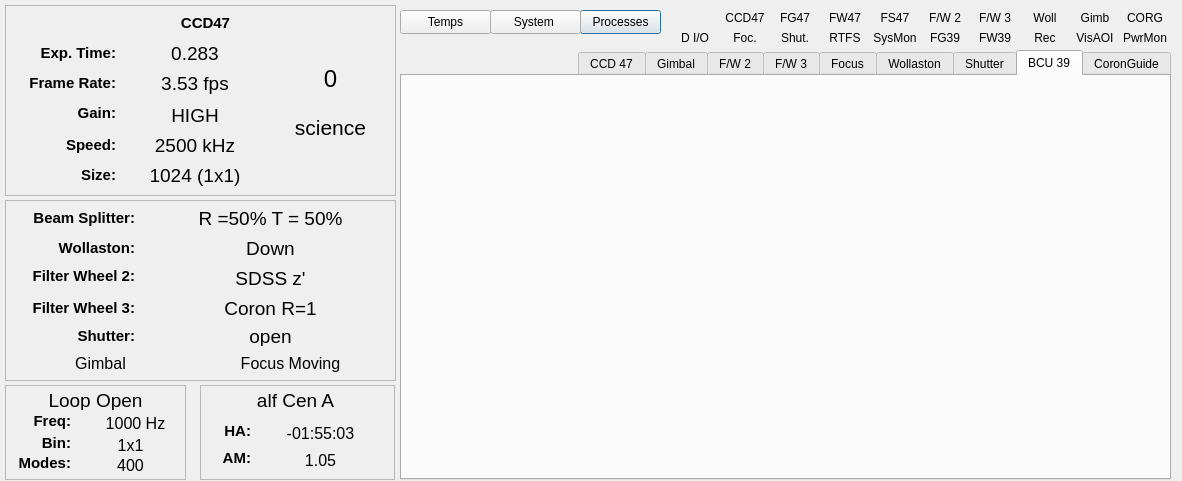
 <widget class="QDialog" name="VisAOEngGUI">
  <property name="geometry">
   <rect>
    <x>0</x>
    <y>0</y>
    <width>1182</width>
    <height>481</height>
   </rect>
  </property>
  <property name="windowTitle">
   <string>VisAO Engineering GUI</string>
  </property>
  <property name="windowIcon">
   <iconset resource="../visao.qrc">
    <normaloff>:/icons/Logo_4_square_64.jpg</normaloff>:/icons/Logo_4_square_64.jpg</iconset>
  </property>
  <property name="layoutDirection">
   <enum>Qt::RightToLeft</enum>
  </property>
  <widget class="QTabWidget" name="pages">
   <property name="geometry">
    <rect>
     <x>400</x>
     <y>50</y>
     <width>771</width>
     <height>430</height>
    </rect>
   </property>
   <property name="tabPosition">
    <enum>QTabWidget::North</enum>
   </property>
   <property name="tabShape">
    <enum>QTabWidget::Rounded</enum>
   </property>
   <property name="currentIndex">
    <number>1</number>
   </property>
   <widget class="VisAO::CoronGuideForm" name="coronGuideGUI">
    <attribute name="title">
     <string>CoronGuide</string>
    </attribute>
   </widget>
   <widget class="VisAO::BasicBCU39Form" name="bcu39GUI">
    <attribute name="title">
     <string>BCU 39</string>
    </attribute>
   </widget>
   <widget class="VisAO::ShutterForm" name="shutterGUI">
    <attribute name="title">
     <string>Shutter</string>
    </attribute>
   </widget>
   <widget class="VisAO::BasicWollastonLiftForm" name="wollastonGUI">
    <attribute name="title">
     <string>Wollaston</string>
    </attribute>
   </widget>
   <widget class="VisAO::BasicFocusStageForm" name="FocusGUI">
    <attribute name="title">
     <string>Focus</string>
    </attribute>
   </widget>
   <widget class="VisAO::BasicFilterWheelForm" name="filterWheel3">
    <attribute name="title">
     <string>F/W 3</string>
    </attribute>
   </widget>
   <widget class="VisAO::BasicFilterWheelForm" name="filterWheel2">
    <attribute name="title">
     <string>F/W 2</string>
    </attribute>
   </widget>
   <widget class="VisAO::BasicGimbalForm" name="GimbalGUI">
    <attribute name="title">
     <string>Gimbal</string>
    </attribute>
   </widget>
   <widget class="VisAO::BasicCCD47CtrlForm" name="ccd47GUI">
    <attribute name="title">
     <string>CCD 47</string>
    </attribute>
   </widget>
  </widget>
  <widget class="QPushButton" name="processesButton">
   <property name="geometry">
    <rect>
     <x>580</x>
     <y>10</y>
     <width>81</width>
     <height>24</height>
    </rect>
   </property>
   <property name="text">
    <string>Processes</string>
   </property>
  </widget>
  <widget class="QPushButton" name="sysmonDButton">
   <property name="geometry">
    <rect>
     <x>490</x>
     <y>10</y>
     <width>91</width>
     <height>24</height>
    </rect>
   </property>
   <property name="text">
    <string>System </string>
   </property>
  </widget>
  <widget class="QLabel" name="ccd47Status">
   <property name="enabled">
    <bool>true</bool>
   </property>
   <property name="geometry">
    <rect>
     <x>720</x>
     <y>10</y>
     <width>50</width>
     <height>16</height>
    </rect>
   </property>
   <property name="text">
    <string>CCD47</string>
   </property>
   <property name="alignment">
    <set>Qt::AlignCenter</set>
   </property>
  </widget>
  <widget class="QLabel" name="fg47Status">
   <property name="enabled">
    <bool>true</bool>
   </property>
   <property name="geometry">
    <rect>
     <x>770</x>
     <y>10</y>
     <width>50</width>
     <height>16</height>
    </rect>
   </property>
   <property name="text">
    <string>FG47</string>
   </property>
   <property name="alignment">
    <set>Qt::AlignCenter</set>
   </property>
  </widget>
  <widget class="QLabel" name="fw47Status">
   <property name="enabled">
    <bool>true</bool>
   </property>
   <property name="geometry">
    <rect>
     <x>820</x>
     <y>10</y>
     <width>50</width>
     <height>16</height>
    </rect>
   </property>
   <property name="text">
    <string>FW47</string>
   </property>
   <property name="alignment">
    <set>Qt::AlignCenter</set>
   </property>
  </widget>
  <widget class="QLabel" name="fs47Status">
   <property name="enabled">
    <bool>true</bool>
   </property>
   <property name="geometry">
    <rect>
     <x>870</x>
     <y>10</y>
     <width>50</width>
     <height>16</height>
    </rect>
   </property>
   <property name="text">
    <string>FS47</string>
   </property>
   <property name="alignment">
    <set>Qt::AlignCenter</set>
   </property>
  </widget>
  <widget class="QLabel" name="visaoiStatus">
   <property name="enabled">
    <bool>true</bool>
   </property>
   <property name="geometry">
    <rect>
     <x>1070</x>
     <y>30</y>
     <width>50</width>
     <height>16</height>
    </rect>
   </property>
   <property name="text">
    <string>VisAOI</string>
   </property>
   <property name="alignment">
    <set>Qt::AlignCenter</set>
   </property>
  </widget>
  <widget class="QLabel" name="fw2Status">
   <property name="enabled">
    <bool>true</bool>
   </property>
   <property name="geometry">
    <rect>
     <x>920</x>
     <y>10</y>
     <width>50</width>
     <height>16</height>
    </rect>
   </property>
   <property name="text">
    <string>F/W 2</string>
   </property>
   <property name="alignment">
    <set>Qt::AlignCenter</set>
   </property>
  </widget>
  <widget class="QLabel" name="fw3Status">
   <property name="enabled">
    <bool>true</bool>
   </property>
   <property name="geometry">
    <rect>
     <x>970</x>
     <y>10</y>
     <width>50</width>
     <height>16</height>
    </rect>
   </property>
   <property name="text">
    <string>F/W 3</string>
   </property>
   <property name="alignment">
    <set>Qt::AlignCenter</set>
   </property>
  </widget>
  <widget class="QLabel" name="dioStatus">
   <property name="enabled">
    <bool>true</bool>
   </property>
   <property name="geometry">
    <rect>
     <x>670</x>
     <y>30</y>
     <width>50</width>
     <height>16</height>
    </rect>
   </property>
   <property name="text">
    <string>D I/O</string>
   </property>
   <property name="alignment">
    <set>Qt::AlignCenter</set>
   </property>
  </widget>
  <widget class="QLabel" name="shutStatus">
   <property name="enabled">
    <bool>true</bool>
   </property>
   <property name="geometry">
    <rect>
     <x>770</x>
     <y>30</y>
     <width>50</width>
     <height>16</height>
    </rect>
   </property>
   <property name="text">
    <string>Shut.</string>
   </property>
   <property name="alignment">
    <set>Qt::AlignCenter</set>
   </property>
  </widget>
  <widget class="QLabel" name="focStatus">
   <property name="enabled">
    <bool>true</bool>
   </property>
   <property name="geometry">
    <rect>
     <x>720</x>
     <y>30</y>
     <width>50</width>
     <height>16</height>
    </rect>
   </property>
   <property name="text">
    <string>Foc.</string>
   </property>
   <property name="alignment">
    <set>Qt::AlignCenter</set>
   </property>
  </widget>
  <widget class="QLabel" name="sysmonStatus">
   <property name="enabled">
    <bool>true</bool>
   </property>
   <property name="geometry">
    <rect>
     <x>870</x>
     <y>30</y>
     <width>50</width>
     <height>16</height>
    </rect>
   </property>
   <property name="text">
    <string>SysMon</string>
   </property>
   <property name="alignment">
    <set>Qt::AlignCenter</set>
   </property>
  </widget>
  <widget class="QLabel" name="fg39Status">
   <property name="enabled">
    <bool>true</bool>
   </property>
   <property name="geometry">
    <rect>
     <x>920</x>
     <y>30</y>
     <width>50</width>
     <height>16</height>
    </rect>
   </property>
   <property name="text">
    <string>FG39</string>
   </property>
   <property name="alignment">
    <set>Qt::AlignCenter</set>
   </property>
  </widget>
  <widget class="QLabel" name="fw39Status">
   <property name="enabled">
    <bool>true</bool>
   </property>
   <property name="geometry">
    <rect>
     <x>970</x>
     <y>30</y>
     <width>50</width>
     <height>16</height>
    </rect>
   </property>
   <property name="text">
    <string>FW39</string>
   </property>
   <property name="alignment">
    <set>Qt::AlignCenter</set>
   </property>
  </widget>
  <widget class="QLabel" name="recStatus">
   <property name="enabled">
    <bool>true</bool>
   </property>
   <property name="geometry">
    <rect>
     <x>1020</x>
     <y>30</y>
     <width>50</width>
     <height>16</height>
    </rect>
   </property>
   <property name="text">
    <string>Rec</string>
   </property>
   <property name="alignment">
    <set>Qt::AlignCenter</set>
   </property>
  </widget>
  <widget class="QLabel" name="pwrmonStatus">
   <property name="enabled">
    <bool>true</bool>
   </property>
   <property name="geometry">
    <rect>
     <x>1120</x>
     <y>30</y>
     <width>50</width>
     <height>16</height>
    </rect>
   </property>
   <property name="text">
    <string>PwrMon</string>
   </property>
   <property name="alignment">
    <set>Qt::AlignCenter</set>
   </property>
  </widget>
  <widget class="QLabel" name="wollStatus">
   <property name="enabled">
    <bool>true</bool>
   </property>
   <property name="geometry">
    <rect>
     <x>1020</x>
     <y>10</y>
     <width>50</width>
     <height>16</height>
    </rect>
   </property>
   <property name="text">
    <string>Woll</string>
   </property>
   <property name="alignment">
    <set>Qt::AlignCenter</set>
   </property>
  </widget>
  <widget class="QLabel" name="rtfsStatus">
   <property name="enabled">
    <bool>true</bool>
   </property>
   <property name="geometry">
    <rect>
     <x>820</x>
     <y>30</y>
     <width>50</width>
     <height>16</height>
    </rect>
   </property>
   <property name="text">
    <string>RTFS</string>
   </property>
   <property name="alignment">
    <set>Qt::AlignCenter</set>
   </property>
  </widget>
  <widget class="QLabel" name="gimbalStatus">
   <property name="enabled">
    <bool>true</bool>
   </property>
   <property name="geometry">
    <rect>
     <x>1070</x>
     <y>10</y>
     <width>50</width>
     <height>16</height>
    </rect>
   </property>
   <property name="text">
    <string>Gimb</string>
   </property>
   <property name="alignment">
    <set>Qt::AlignCenter</set>
   </property>
  </widget>
  <widget class="QPushButton" name="tempmonButton">
   <property name="geometry">
    <rect>
     <x>400</x>
     <y>10</y>
     <width>91</width>
     <height>24</height>
    </rect>
   </property>
   <property name="text">
    <string>Temps</string>
   </property>
  </widget>
  <widget class="QFrame" name="frame">
   <property name="geometry">
    <rect>
     <x>5</x>
     <y>5</y>
     <width>391</width>
     <height>191</height>
    </rect>
   </property>
   <property name="frameShape">
    <enum>QFrame::StyledPanel</enum>
   </property>
   <property name="frameShadow">
    <enum>QFrame::Raised</enum>
   </property>
   <widget class="QLabel" name="ccd47_saving">
    <property name="enabled">
     <bool>true</bool>
    </property>
    <property name="geometry">
     <rect>
      <x>270</x>
      <y>60</y>
      <width>111</width>
      <height>31</height>
     </rect>
    </property>
    <property name="font">
     <font>
      <pointsize>18</pointsize>
     </font>
    </property>
    <property name="text">
     <string>0</string>
    </property>
    <property name="alignment">
     <set>Qt::AlignHCenter|Qt::AlignTop</set>
    </property>
    <property name="wordWrap">
     <bool>true</bool>
    </property>
   </widget>
   <widget class="QLabel" name="ccd47imtype">
    <property name="enabled">
     <bool>true</bool>
    </property>
    <property name="geometry">
     <rect>
      <x>270</x>
      <y>110</y>
      <width>111</width>
      <height>31</height>
     </rect>
    </property>
    <property name="font">
     <font>
      <pointsize>16</pointsize>
     </font>
    </property>
    <property name="text">
     <string>science</string>
    </property>
    <property name="alignment">
     <set>Qt::AlignHCenter|Qt::AlignTop</set>
    </property>
    <property name="wordWrap">
     <bool>true</bool>
    </property>
   </widget>
   <widget class="QLabel" name="ccd47Section">
    <property name="enabled">
     <bool>true</bool>
    </property>
    <property name="geometry">
     <rect>
      <x>10</x>
      <y>10</y>
      <width>381</width>
      <height>16</height>
     </rect>
    </property>
    <property name="font">
     <font>
      <pointsize>11</pointsize>
      <weight>75</weight>
      <bold>true</bold>
     </font>
    </property>
    <property name="text">
     <string>CCD47</string>
    </property>
    <property name="alignment">
     <set>Qt::AlignCenter</set>
    </property>
   </widget>
   <widget class="QLabel" name="ccd47gain_lab">
    <property name="enabled">
     <bool>true</bool>
    </property>
    <property name="geometry">
     <rect>
      <x>10</x>
      <y>100</y>
      <width>101</width>
      <height>16</height>
     </rect>
    </property>
    <property name="font">
     <font>
      <pointsize>11</pointsize>
      <weight>75</weight>
      <bold>true</bold>
     </font>
    </property>
    <property name="text">
     <string>Gain:</string>
    </property>
    <property name="alignment">
     <set>Qt::AlignRight|Qt::AlignTrailing|Qt::AlignVCenter</set>
    </property>
   </widget>
   <widget class="QLabel" name="ccd47exptime">
    <property name="enabled">
     <bool>true</bool>
    </property>
    <property name="geometry">
     <rect>
      <x>120</x>
      <y>38</y>
      <width>140</width>
      <height>21</height>
     </rect>
    </property>
    <property name="font">
     <font>
      <pointsize>14</pointsize>
      <weight>50</weight>
      <bold>false</bold>
     </font>
    </property>
    <property name="text">
     <string>0.283</string>
    </property>
    <property name="alignment">
     <set>Qt::AlignCenter</set>
    </property>
   </widget>
   <widget class="QLabel" name="ccd47size">
    <property name="enabled">
     <bool>true</bool>
    </property>
    <property name="geometry">
     <rect>
      <x>120</x>
      <y>160</y>
      <width>140</width>
      <height>21</height>
     </rect>
    </property>
    <property name="font">
     <font>
      <pointsize>14</pointsize>
      <weight>50</weight>
      <bold>false</bold>
     </font>
    </property>
    <property name="text">
     <string>1024 (1x1)</string>
    </property>
    <property name="alignment">
     <set>Qt::AlignCenter</set>
    </property>
   </widget>
   <widget class="QLabel" name="ccd47speed_lab">
    <property name="enabled">
     <bool>true</bool>
    </property>
    <property name="geometry">
     <rect>
      <x>10</x>
      <y>132</y>
      <width>101</width>
      <height>16</height>
     </rect>
    </property>
    <property name="font">
     <font>
      <pointsize>11</pointsize>
      <weight>75</weight>
      <bold>true</bold>
     </font>
    </property>
    <property name="text">
     <string>Speed:</string>
    </property>
    <property name="alignment">
     <set>Qt::AlignRight|Qt::AlignTrailing|Qt::AlignVCenter</set>
    </property>
   </widget>
   <widget class="QLabel" name="ccd47fps_lab">
    <property name="enabled">
     <bool>true</bool>
    </property>
    <property name="geometry">
     <rect>
      <x>10</x>
      <y>70</y>
      <width>101</width>
      <height>16</height>
     </rect>
    </property>
    <property name="font">
     <font>
      <pointsize>11</pointsize>
      <weight>75</weight>
      <bold>true</bold>
     </font>
    </property>
    <property name="text">
     <string>Frame Rate:</string>
    </property>
    <property name="alignment">
     <set>Qt::AlignRight|Qt::AlignTrailing|Qt::AlignVCenter</set>
    </property>
   </widget>
   <widget class="QLabel" name="ccd47speed">
    <property name="enabled">
     <bool>true</bool>
    </property>
    <property name="geometry">
     <rect>
      <x>120</x>
      <y>130</y>
      <width>140</width>
      <height>21</height>
     </rect>
    </property>
    <property name="font">
     <font>
      <pointsize>14</pointsize>
      <weight>50</weight>
      <bold>false</bold>
     </font>
    </property>
    <property name="text">
     <string>2500 kHz</string>
    </property>
    <property name="alignment">
     <set>Qt::AlignCenter</set>
    </property>
   </widget>
   <widget class="QLabel" name="ccd47gain">
    <property name="enabled">
     <bool>true</bool>
    </property>
    <property name="geometry">
     <rect>
      <x>120</x>
      <y>100</y>
      <width>140</width>
      <height>21</height>
     </rect>
    </property>
    <property name="font">
     <font>
      <pointsize>14</pointsize>
      <weight>50</weight>
      <bold>false</bold>
     </font>
    </property>
    <property name="text">
     <string>HIGH</string>
    </property>
    <property name="alignment">
     <set>Qt::AlignCenter</set>
    </property>
   </widget>
   <widget class="QLabel" name="ccd47exptime_lab">
    <property name="enabled">
     <bool>true</bool>
    </property>
    <property name="geometry">
     <rect>
      <x>10</x>
      <y>40</y>
      <width>101</width>
      <height>16</height>
     </rect>
    </property>
    <property name="font">
     <font>
      <pointsize>11</pointsize>
      <weight>75</weight>
      <bold>true</bold>
     </font>
    </property>
    <property name="text">
     <string>Exp. Time:</string>
    </property>
    <property name="alignment">
     <set>Qt::AlignRight|Qt::AlignTrailing|Qt::AlignVCenter</set>
    </property>
   </widget>
   <widget class="QLabel" name="ccd47size_lab">
    <property name="enabled">
     <bool>true</bool>
    </property>
    <property name="geometry">
     <rect>
      <x>10</x>
      <y>162</y>
      <width>101</width>
      <height>16</height>
     </rect>
    </property>
    <property name="font">
     <font>
      <pointsize>11</pointsize>
      <weight>75</weight>
      <bold>true</bold>
     </font>
    </property>
    <property name="text">
     <string>Size:</string>
    </property>
    <property name="alignment">
     <set>Qt::AlignRight|Qt::AlignTrailing|Qt::AlignVCenter</set>
    </property>
   </widget>
   <widget class="QLabel" name="ccd47fps">
    <property name="enabled">
     <bool>true</bool>
    </property>
    <property name="geometry">
     <rect>
      <x>120</x>
      <y>68</y>
      <width>140</width>
      <height>21</height>
     </rect>
    </property>
    <property name="font">
     <font>
      <pointsize>14</pointsize>
      <weight>50</weight>
      <bold>false</bold>
     </font>
    </property>
    <property name="text">
     <string>3.53 fps</string>
    </property>
    <property name="alignment">
     <set>Qt::AlignCenter</set>
    </property>
   </widget>
  </widget>
  <widget class="QFrame" name="frame_2">
   <property name="geometry">
    <rect>
     <x>5</x>
     <y>200</y>
     <width>391</width>
     <height>181</height>
    </rect>
   </property>
   <property name="frameShape">
    <enum>QFrame::StyledPanel</enum>
   </property>
   <property name="frameShadow">
    <enum>QFrame::Raised</enum>
   </property>
   <widget class="QLabel" name="label_6">
    <property name="geometry">
     <rect>
      <x>10</x>
      <y>10</y>
      <width>120</width>
      <height>16</height>
     </rect>
    </property>
    <property name="font">
     <font>
      <pointsize>11</pointsize>
      <weight>75</weight>
      <bold>true</bold>
     </font>
    </property>
    <property name="text">
     <string>Beam Splitter:</string>
    </property>
    <property name="alignment">
     <set>Qt::AlignRight|Qt::AlignTrailing|Qt::AlignVCenter</set>
    </property>
   </widget>
   <widget class="QLabel" name="bsName">
    <property name="geometry">
     <rect>
      <x>150</x>
      <y>8</y>
      <width>231</width>
      <height>20</height>
     </rect>
    </property>
    <property name="font">
     <font>
      <pointsize>14</pointsize>
     </font>
    </property>
    <property name="text">
     <string>R =50% T = 50%</string>
    </property>
    <property name="alignment">
     <set>Qt::AlignCenter</set>
    </property>
   </widget>
   <widget class="QLabel" name="focusState">
    <property name="geometry">
     <rect>
      <x>190</x>
      <y>153</y>
      <width>191</width>
      <height>20</height>
     </rect>
    </property>
    <property name="font">
     <font>
      <pointsize>12</pointsize>
      <weight>50</weight>
      <bold>false</bold>
     </font>
    </property>
    <property name="text">
     <string>Focus Moving</string>
    </property>
    <property name="alignment">
     <set>Qt::AlignCenter</set>
    </property>
   </widget>
   <widget class="QLabel" name="label_7">
    <property name="geometry">
     <rect>
      <x>10</x>
      <y>128</y>
      <width>120</width>
      <height>16</height>
     </rect>
    </property>
    <property name="font">
     <font>
      <pointsize>11</pointsize>
      <weight>75</weight>
      <bold>true</bold>
     </font>
    </property>
    <property name="text">
     <string>Shutter:</string>
    </property>
    <property name="alignment">
     <set>Qt::AlignRight|Qt::AlignTrailing|Qt::AlignVCenter</set>
    </property>
   </widget>
   <widget class="QLabel" name="fw2Name">
    <property name="geometry">
     <rect>
      <x>150</x>
      <y>68</y>
      <width>231</width>
      <height>20</height>
     </rect>
    </property>
    <property name="font">
     <font>
      <pointsize>14</pointsize>
     </font>
    </property>
    <property name="text">
     <string>SDSS z'</string>
    </property>
    <property name="alignment">
     <set>Qt::AlignCenter</set>
    </property>
   </widget>
   <widget class="QLabel" name="wollStat">
    <property name="geometry">
     <rect>
      <x>150</x>
      <y>38</y>
      <width>231</width>
      <height>20</height>
     </rect>
    </property>
    <property name="font">
     <font>
      <pointsize>14</pointsize>
     </font>
    </property>
    <property name="text">
     <string>Down</string>
    </property>
    <property name="alignment">
     <set>Qt::AlignCenter</set>
    </property>
   </widget>
   <widget class="QLabel" name="gimbal">
    <property name="geometry">
     <rect>
      <x>10</x>
      <y>153</y>
      <width>171</width>
      <height>20</height>
     </rect>
    </property>
    <property name="font">
     <font>
      <pointsize>12</pointsize>
      <weight>50</weight>
      <bold>false</bold>
     </font>
    </property>
    <property name="text">
     <string>Gimbal</string>
    </property>
    <property name="alignment">
     <set>Qt::AlignCenter</set>
    </property>
   </widget>
   <widget class="QLabel" name="shutterState">
    <property name="geometry">
     <rect>
      <x>150</x>
      <y>126</y>
      <width>231</width>
      <height>20</height>
     </rect>
    </property>
    <property name="font">
     <font>
      <pointsize>14</pointsize>
     </font>
    </property>
    <property name="text">
     <string>open</string>
    </property>
    <property name="alignment">
     <set>Qt::AlignCenter</set>
    </property>
   </widget>
   <widget class="QLabel" name="fw3Name">
    <property name="geometry">
     <rect>
      <x>150</x>
      <y>98</y>
      <width>231</width>
      <height>20</height>
     </rect>
    </property>
    <property name="font">
     <font>
      <pointsize>14</pointsize>
     </font>
    </property>
    <property name="text">
     <string>Coron R=1</string>
    </property>
    <property name="alignment">
     <set>Qt::AlignCenter</set>
    </property>
   </widget>
   <widget class="QLabel" name="label_4">
    <property name="geometry">
     <rect>
      <x>10</x>
      <y>68</y>
      <width>120</width>
      <height>16</height>
     </rect>
    </property>
    <property name="font">
     <font>
      <pointsize>11</pointsize>
      <weight>75</weight>
      <bold>true</bold>
     </font>
    </property>
    <property name="text">
     <string>Filter Wheel 2:</string>
    </property>
    <property name="alignment">
     <set>Qt::AlignRight|Qt::AlignTrailing|Qt::AlignVCenter</set>
    </property>
   </widget>
   <widget class="QLabel" name="label_3">
    <property name="geometry">
     <rect>
      <x>10</x>
      <y>38</y>
      <width>120</width>
      <height>20</height>
     </rect>
    </property>
    <property name="font">
     <font>
      <pointsize>11</pointsize>
      <weight>75</weight>
      <bold>true</bold>
     </font>
    </property>
    <property name="text">
     <string>Wollaston:</string>
    </property>
    <property name="alignment">
     <set>Qt::AlignRight|Qt::AlignTrailing|Qt::AlignVCenter</set>
    </property>
   </widget>
   <widget class="QLabel" name="label_5">
    <property name="geometry">
     <rect>
      <x>10</x>
      <y>100</y>
      <width>120</width>
      <height>16</height>
     </rect>
    </property>
    <property name="font">
     <font>
      <pointsize>11</pointsize>
      <weight>75</weight>
      <bold>true</bold>
     </font>
    </property>
    <property name="text">
     <string>Filter Wheel 3:</string>
    </property>
    <property name="alignment">
     <set>Qt::AlignRight|Qt::AlignTrailing|Qt::AlignVCenter</set>
    </property>
   </widget>
  </widget>
  <widget class="QLabel" name="loopFreq">
   <property name="geometry">
    <rect>
     <x>90</x>
     <y>413</y>
     <width>91</width>
     <height>20</height>
    </rect>
   </property>
   <property name="font">
    <font>
     <pointsize>12</pointsize>
    </font>
   </property>
   <property name="text">
    <string>1000 Hz</string>
   </property>
   <property name="alignment">
    <set>Qt::AlignCenter</set>
   </property>
  </widget>
  <widget class="QLabel" name="label_8">
   <property name="geometry">
    <rect>
     <x>10</x>
     <y>413</y>
     <width>61</width>
     <height>16</height>
    </rect>
   </property>
   <property name="font">
    <font>
     <pointsize>11</pointsize>
     <weight>75</weight>
     <bold>true</bold>
    </font>
   </property>
   <property name="text">
    <string>Freq:</string>
   </property>
   <property name="alignment">
    <set>Qt::AlignRight|Qt::AlignTrailing|Qt::AlignVCenter</set>
   </property>
  </widget>
  <widget class="QLabel" name="loopBin">
   <property name="geometry">
    <rect>
     <x>90</x>
     <y>435</y>
     <width>81</width>
     <height>20</height>
    </rect>
   </property>
   <property name="font">
    <font>
     <pointsize>12</pointsize>
    </font>
   </property>
   <property name="text">
    <string>1x1</string>
   </property>
   <property name="alignment">
    <set>Qt::AlignCenter</set>
   </property>
  </widget>
  <widget class="QLabel" name="label_9">
   <property name="geometry">
    <rect>
     <x>10</x>
     <y>435</y>
     <width>61</width>
     <height>16</height>
    </rect>
   </property>
   <property name="font">
    <font>
     <pointsize>11</pointsize>
     <weight>75</weight>
     <bold>true</bold>
    </font>
   </property>
   <property name="text">
    <string>Bin:</string>
   </property>
   <property name="alignment">
    <set>Qt::AlignRight|Qt::AlignTrailing|Qt::AlignVCenter</set>
   </property>
  </widget>
  <widget class="QLabel" name="loopStat">
   <property name="geometry">
    <rect>
     <x>10</x>
     <y>390</y>
     <width>171</width>
     <height>20</height>
    </rect>
   </property>
   <property name="font">
    <font>
     <pointsize>14</pointsize>
    </font>
   </property>
   <property name="text">
    <string>Loop Open</string>
   </property>
   <property name="alignment">
    <set>Qt::AlignCenter</set>
   </property>
  </widget>
  <widget class="QLabel" name="loopModes">
   <property name="geometry">
    <rect>
     <x>90</x>
     <y>455</y>
     <width>81</width>
     <height>20</height>
    </rect>
   </property>
   <property name="font">
    <font>
     <pointsize>12</pointsize>
    </font>
   </property>
   <property name="text">
    <string>400</string>
   </property>
   <property name="alignment">
    <set>Qt::AlignCenter</set>
   </property>
  </widget>
  <widget class="QLabel" name="label_10">
   <property name="geometry">
    <rect>
     <x>10</x>
     <y>455</y>
     <width>61</width>
     <height>16</height>
    </rect>
   </property>
   <property name="font">
    <font>
     <pointsize>11</pointsize>
     <weight>75</weight>
     <bold>true</bold>
    </font>
   </property>
   <property name="text">
    <string>Modes:</string>
   </property>
   <property name="alignment">
    <set>Qt::AlignRight|Qt::AlignTrailing|Qt::AlignVCenter</set>
   </property>
  </widget>
  <widget class="QLabel" name="target">
   <property name="geometry">
    <rect>
     <x>210</x>
     <y>390</y>
     <width>171</width>
     <height>20</height>
    </rect>
   </property>
   <property name="font">
    <font>
     <pointsize>14</pointsize>
    </font>
   </property>
   <property name="text">
    <string>alf Cen A</string>
   </property>
   <property name="alignment">
    <set>Qt::AlignCenter</set>
   </property>
  </widget>
  <widget class="QLabel" name="tgtHA">
   <property name="geometry">
    <rect>
     <x>260</x>
     <y>423</y>
     <width>121</width>
     <height>20</height>
    </rect>
   </property>
   <property name="font">
    <font>
     <pointsize>12</pointsize>
    </font>
   </property>
   <property name="text">
    <string>-01:55:03</string>
   </property>
   <property name="alignment">
    <set>Qt::AlignCenter</set>
   </property>
  </widget>
  <widget class="QLabel" name="label_11">
   <property name="geometry">
    <rect>
     <x>210</x>
     <y>423</y>
     <width>41</width>
     <height>16</height>
    </rect>
   </property>
   <property name="font">
    <font>
     <pointsize>11</pointsize>
     <weight>75</weight>
     <bold>true</bold>
    </font>
   </property>
   <property name="text">
    <string>HA:</string>
   </property>
   <property name="alignment">
    <set>Qt::AlignRight|Qt::AlignTrailing|Qt::AlignVCenter</set>
   </property>
  </widget>
  <widget class="QLabel" name="label_12">
   <property name="geometry">
    <rect>
     <x>210</x>
     <y>450</y>
     <width>41</width>
     <height>16</height>
    </rect>
   </property>
   <property name="font">
    <font>
     <pointsize>11</pointsize>
     <weight>75</weight>
     <bold>true</bold>
    </font>
   </property>
   <property name="text">
    <string>AM:</string>
   </property>
   <property name="alignment">
    <set>Qt::AlignRight|Qt::AlignTrailing|Qt::AlignVCenter</set>
   </property>
  </widget>
  <widget class="QLabel" name="tgtAM">
   <property name="geometry">
    <rect>
     <x>260</x>
     <y>450</y>
     <width>121</width>
     <height>20</height>
    </rect>
   </property>
   <property name="font">
    <font>
     <pointsize>12</pointsize>
    </font>
   </property>
   <property name="text">
    <string>1.05</string>
   </property>
   <property name="alignment">
    <set>Qt::AlignCenter</set>
   </property>
  </widget>
  <widget class="QFrame" name="frame_3">
   <property name="geometry">
    <rect>
     <x>5</x>
     <y>385</y>
     <width>181</width>
     <height>95</height>
    </rect>
   </property>
   <property name="frameShape">
    <enum>QFrame::StyledPanel</enum>
   </property>
   <property name="frameShadow">
    <enum>QFrame::Raised</enum>
   </property>
  </widget>
  <widget class="QFrame" name="frame_4">
   <property name="geometry">
    <rect>
     <x>200</x>
     <y>385</y>
     <width>195</width>
     <height>95</height>
    </rect>
   </property>
   <property name="frameShape">
    <enum>QFrame::StyledPanel</enum>
   </property>
   <property name="frameShadow">
    <enum>QFrame::Raised</enum>
   </property>
  </widget>
  <widget class="QLabel" name="cguideStatus">
   <property name="enabled">
    <bool>true</bool>
   </property>
   <property name="geometry">
    <rect>
     <x>1120</x>
     <y>10</y>
     <width>50</width>
     <height>16</height>
    </rect>
   </property>
   <property name="text">
    <string>CORG</string>
   </property>
   <property name="alignment">
    <set>Qt::AlignCenter</set>
   </property>
  </widget>
  <zorder>frame_4</zorder>
  <zorder>frame_3</zorder>
  <zorder>frame_2</zorder>
  <zorder>frame</zorder>
  <zorder>pages</zorder>
  <zorder>processesButton</zorder>
  <zorder>sysmonDButton</zorder>
  <zorder>ccd47Status</zorder>
  <zorder>fg47Status</zorder>
  <zorder>fw47Status</zorder>
  <zorder>fs47Status</zorder>
  <zorder>visaoiStatus</zorder>
  <zorder>fw2Status</zorder>
  <zorder>fw3Status</zorder>
  <zorder>dioStatus</zorder>
  <zorder>shutStatus</zorder>
  <zorder>focStatus</zorder>
  <zorder>sysmonStatus</zorder>
  <zorder>fg39Status</zorder>
  <zorder>fw39Status</zorder>
  <zorder>recStatus</zorder>
  <zorder>pwrmonStatus</zorder>
  <zorder>wollStatus</zorder>
  <zorder>rtfsStatus</zorder>
  <zorder>gimbalStatus</zorder>
  <zorder>tempmonButton</zorder>
  <zorder>loopFreq</zorder>
  <zorder>label_8</zorder>
  <zorder>loopBin</zorder>
  <zorder>label_9</zorder>
  <zorder>loopStat</zorder>
  <zorder>loopModes</zorder>
  <zorder>label_10</zorder>
  <zorder>target</zorder>
  <zorder>tgtHA</zorder>
  <zorder>label_11</zorder>
  <zorder>label_12</zorder>
  <zorder>tgtAM</zorder>
  <zorder>cguideStatus</zorder>
 </widget>
